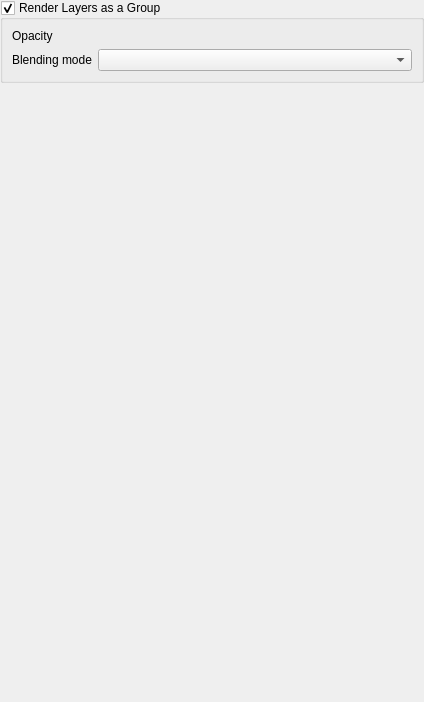
<?xml version="1.0" encoding="UTF-8"?>
<ui version="4.0">
 <class>QgsLayerTreeGroupPropertiesWidgetBase</class>
 <widget class="QWidget" name="QgsLayerTreeGroupPropertiesWidgetBase">
  <property name="geometry">
   <rect>
    <x>0</x>
    <y>0</y>
    <width>424</width>
    <height>702</height>
   </rect>
  </property>
  <property name="windowTitle">
   <string>Annotation Item Properties</string>
  </property>
  <layout class="QVBoxLayout" name="verticalLayout">
   <property name="leftMargin">
    <number>0</number>
   </property>
   <property name="topMargin">
    <number>0</number>
   </property>
   <property name="rightMargin">
    <number>0</number>
   </property>
   <property name="bottomMargin">
    <number>0</number>
   </property>
   <item>
    <widget class="QGroupBox" name="mRenderAsGroupCheckBox">
     <property name="title">
      <string>Render Layers as a Group</string>
     </property>
     <property name="checkable">
      <bool>true</bool>
     </property>
     <layout class="QGridLayout" name="gridLayout">
      <item row="0" column="0">
       <widget class="QLabel" name="lblTransparency">
        <property name="text">
         <string>Opacity</string>
        </property>
       </widget>
      </item>
      <item row="1" column="0" colspan="2">
       <widget class="QLabel" name="lblBlend">
        <property name="text">
         <string>Blending mode</string>
        </property>
       </widget>
      </item>
      <item row="1" column="2">
       <widget class="QgsBlendModeComboBox" name="mBlendModeComboBox">
        <property name="sizePolicy">
         <sizepolicy hsizetype="Expanding" vsizetype="Preferred">
          <horstretch>4</horstretch>
          <verstretch>0</verstretch>
         </sizepolicy>
        </property>
       </widget>
      </item>
      <item row="0" column="2">
       <widget class="QgsOpacityWidget" name="mOpacityWidget" native="true">
        <property name="focusPolicy">
         <enum>Qt::StrongFocus</enum>
        </property>
       </widget>
      </item>
     </layout>
    </widget>
   </item>
   <item>
    <spacer name="verticalSpacer">
     <property name="orientation">
      <enum>Qt::Vertical</enum>
     </property>
     <property name="sizeHint" stdset="0">
      <size>
       <width>20</width>
       <height>40</height>
      </size>
     </property>
    </spacer>
   </item>
  </layout>
 </widget>
 <customwidgets>
  <customwidget>
   <class>QgsBlendModeComboBox</class>
   <extends>QComboBox</extends>
   <header>qgsblendmodecombobox.h</header>
  </customwidget>
  <customwidget>
   <class>QgsOpacityWidget</class>
   <extends>QWidget</extends>
   <header>qgsopacitywidget.h</header>
   <container>1</container>
  </customwidget>
 </customwidgets>
 <resources/>
 <connections/>
</ui>
